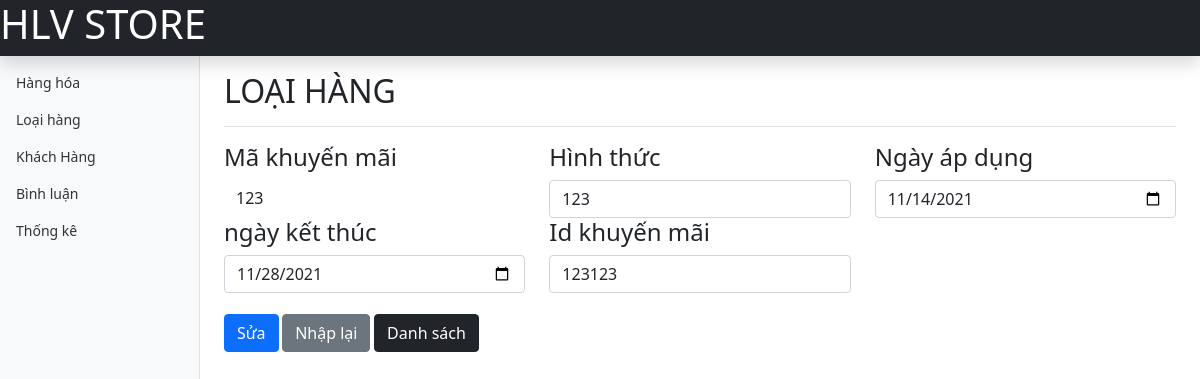
The page /admin/khuyen-mai/edit.php?ma_km=123 on the database its author committed.
### tables this page shows
CREATE TABLE `khuyen_mai` (
  `ma_km` varchar(20) NOT NULL,
  `hinh_thuc` varchar(100) NOT NULL,
  `ngay_ap_dung` date NOT NULL,
  `ngay_ket_thuc` date NOT NULL,
  `id_km` int(11) NOT NULL
);

### dao/pdo.php (called while the page is built, shortened)
<?php
function pdo_get_connection(){
    $servername = "localhost";
    $username = "root";
    $password = "";
    try{
        $conn = new PDO("mysql:host=$servername;dbname=hlvstore", $username, $password);
        $conn->setAttribute(PDO::ATTR_ERRMODE, PDO::ERRMODE_EXCEPTION);
        return $conn;
    } catch(PDOException $e) {
        echo "lỗi kết nối" . $e->getMessage();
    }
}
    function pdo_query_one($sql){
        $sql_args = array_slice(func_get_args(), 1);
        try{
        $conn = pdo_get_connection();
        $stmt = $conn->prepare($sql);
        $stmt->execute($sql_args);
        $row = $stmt->fetch(PDO::FETCH_ASSOC);
        return $row;
        }
        catch(PDOException $e){
        throw $e;
        }
        finally{
        unset($conn);
        }
       }
?>

### dao/khuyen-mai.php (called while the page is built, shortened)
<?php
require_once 'pdo.php';
function khuyen_mai_getinfo($ma_km){
    $sql="select * from khuyen_mai where ma_km=?";
    return pdo_query_one($sql,$ma_km);
}
?>

### admin/khuyen-mai/edit.php (the view, shortened to what this page needs)
<?php
    require "../../dao/pdo.php";
    require "../../dao/khuyen-mai.php";
    if(isset($_GET['ma_km'])){
        $ma_km=$_GET['ma_km'];
        $khuyen_mai_info=khuyen_mai_getinfo($ma_km);
        extract($khuyen_mai_info);
?>
<!doctype html>
<html lang="en">
  <head>
    <link href="../../css/assets/dist/css/bootstrap.min.css" rel="stylesheet">
    <link href="../../css/assets/dashboard.css" rel="stylesheet">
  </head>
  <body>
<header class="navbar navbar-dark sticky-top bg-dark flex-md-nowrap p-0 shadow">
  <h1 style="color: white;">HLV STORE</h1>
</header>
<div class="container-fluid">
  <div class="row">
    <nav id="sidebarMenu" class="col-md-3 col-lg-2 d-md-block bg-light sidebar collapse">
      <div class="position-sticky pt-3">
        <ul class="nav flex-column">
          <li class="nav-item">
            <a class="nav-link" href="../hang-hoa/list.php">
              Hàng hóa
            </a>
          </li>
          <li class="nav-item">
            <a class="nav-link" href="#">
              Loại hàng
            </a>
          </li>
          <li class="nav-item">
            <a class="nav-link" href="../khach-hang/list.php">
              Khách Hàng
            </a>
          </li>
          <li class="nav-item">
            <a class="nav-link" href="../binh-luan/list.php">
              Bình luận
            </a>
          </li>
          <li class="nav-item">
            <a class="nav-link" href="../thong-ke/list.php">
              Thống kê
            </a>
          </li>
        </ul>
      </div>
    </nav>
    <main class="col-md-9 ms-sm-auto col-lg-10 px-md-4">
      <div class="d-flex justify-content-between flex-wrap flex-md-nowrap align-items-center pt-3 pb-2 mb-3 border-bottom">
        <h2>LOẠI HÀNG</h2>
      </div>
            <form action="" method="POST">
            <div class="row">
                <div class="form-group col-sm-4">
                    <h4>Mã khuyến mãi</h4>
                    <input type="text" name="ma_km" class="form-control" value="<?php echo $ma_km?>" style="border: none;">
                </div>
                <div class="form-group col-sm-4">
                    <h4>Hình thức</h4>
                    <input type="text" name="hinh_thuc" class="form-control" value="<?php echo $hinh_thuc?>">
                </div>
                <div class="form-group col-sm-4">
                    <h4>Ngày áp dụng</h4>
                    <input type="date" name="ngay_ap_dung" class="form-control" value="<?php echo $ngay_ap_dung?>">
                </div>
                <div class="form-group col-sm-4">
                    <h4>ngày kết thúc</h4>
                    <input type="date" name="ngay_ket_thuc" class="form-control" value="<?php echo $ngay_ket_thuc?>">
                </div>
                <div class="form-group col-sm-4">
                    <h4>Id khuyến mãi</h4>
                    <input type="text" name="id_km" class="form-control" value="<?php echo $id_km?>">
                </div>
                <div class="form-group col-sm-12">
                    <br>
                    <button class="btn btn-primary" name="btn-edit">Sửa</button>
                    <a href="#" class="btn btn-secondary">Nhập lại</a>
                    <a href="list.php" class="btn btn-dark">Danh sách</a>
                </div>
            </div>
            </form>
            <?php
    }
?>
    </main>
  </div>
</div>
  </body>
</html>

### css/assets/dashboard.css (style rules this page uses)
body { font-size: .875rem; }
.sidebar { position: fixed; top: 0; bottom: 0; left: 0; z-index: 100; padding: 48px 0 0; box-shadow: inset -1px 0 0 rgba(0, 0, 0, .1); }
.sidebar .nav-link { font-weight: 500; color: #333; }

### rows shown on the page
khuyen_mai: ma_km "123", hinh_thuc "123", ngay_ap_dung "11/14/2021", ngay_ket_thuc "11/28/2021", id_km "123123"
